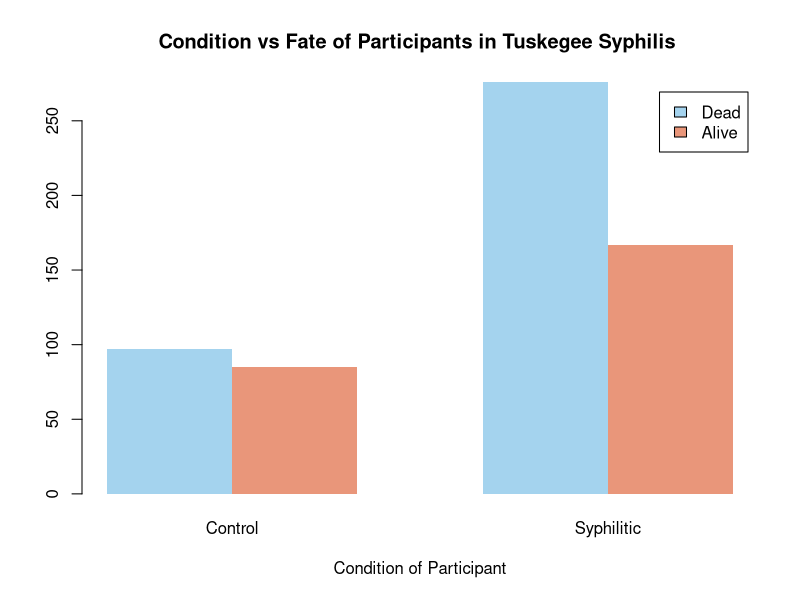

The R script that drew this image:
## ---- chunk 1
library(tidyverse)
tuskegee_study_results <- matrix(c(97, 276, 85, 167), ncol = 2, byrow = TRUE)
colnames(tuskegee_study_results) <- c("Control", "Syphilitic")
rownames(tuskegee_study_results) <- c("Dead", "Alive")
tuskegee_study_results <- as.table(tuskegee_study_results)
tuskegee_study_results
## ---- chunk 2
barplot(tuskegee_study_results, main = "Condition vs Fate of Participants in Tuskegee Syphilis ", xlab = "Condition of Participant", col=c("lightskyblue2", "darksalmon"), legend = rownames(tuskegee_study_results), beside = TRUE, border = "transparent")
